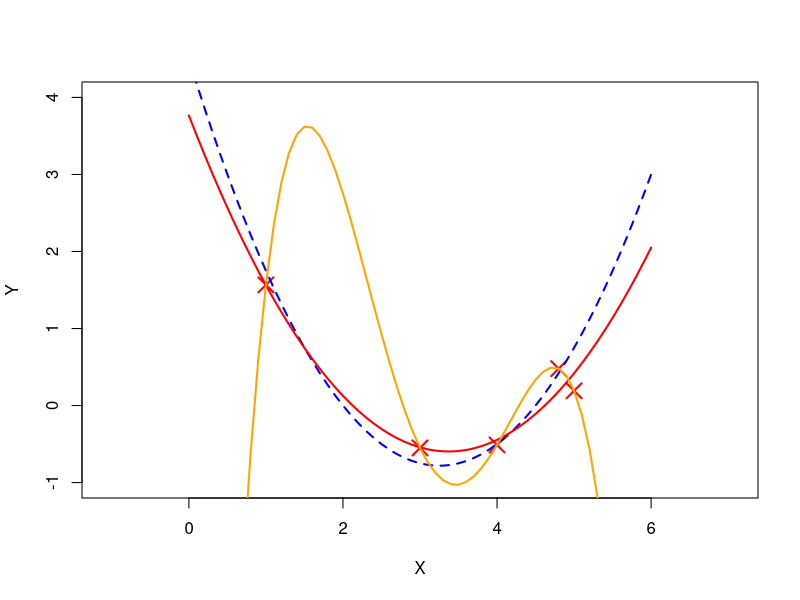
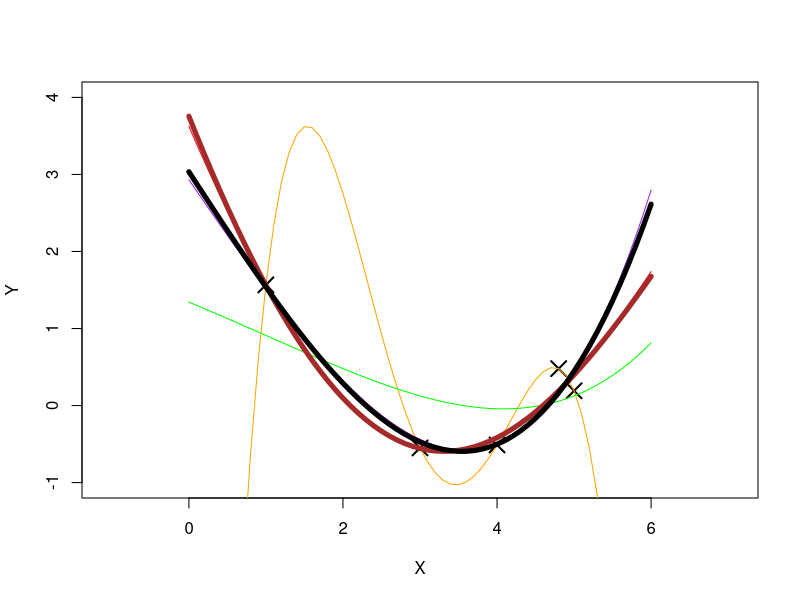

Recreate these plots in R, in order.
# about ridge regression
rm(list = ls())

set.seed(2016)
t <- seq(0,6,0.1)
x <- c(1,3,4,4.8,5)
f <- function(x){0.5*(x-2)*(x-4.5)}
y <- f(x) + rnorm(length(x),0,0.2)

plot(x,y,pch=4,col="red",cex=2,lwd=2,asp=1,xlab="X",ylab="Y",xlim=c(0.5,5.5),ylim=c(-1,4))

points(t,f(t),type="l",col="blue",lwd=2,lty=2)

m1 <- lm(y ~ x+I(x^2)); 
coef1 <- as.numeric(m1$coefficients)
f1 <- function(x){coef1[1]+coef1[2]*x+coef1[3]*x^2}
points(t,f1(t),type="l",col="red",lwd=2)

m2 <- lm(y ~ x+I(x^2)+I(x^3)+I(x^4))
coef2 <- as.numeric(m2$coefficients)
f2 <- function(x){coef2[1]+coef2[2]*x+coef2[3]*x^2+coef2[4]*x^3+coef2[5]*x^4}
points(t,f2(t),type="l",col="orange",lwd=2)

# Ridge regression

library(MASS)

data <- data.frame(cbind(y,x,x^2,x^3,x^4))

plot(x,y,pch=4,col="black",cex=2,lwd=2,asp=1,xlab="X",ylab="Y",xlim=c(0.5,5.5),ylim=c(-1,4))

(coef1 <- coef(lm.ridge(y~., data, lambda=0)))
f <- function(x,coef){coef[1]+coef[2]*x+coef[3]*x^2+coef[4]*x^3+coef[5]*x^4}

points(t,f(t,coef1),type="l",col="orange")

(coef2 <- coef(lm.ridge(y~., data, lambda=0.001)))
points(t,f(t,coef2),type="l",col="red")

(coef3 <- coef(lm.ridge(y~., data, lambda=0.01)))
points(t,f(t,coef3),type="l",col="purple")

(coef4 <- coef(lm.ridge(y~., data, lambda=1)))
points(t,f(t,coef4),type="l",col="green")

# cross validation
tuning_par <- c(0, 0.01, 0.1, 1)
res_mse <- numeric(4)
pre_y <- numeric(5)

for(i in 1:length(tuning_par)){
  for(j in 1:dim(data)[1]){
    temp_model <- lm.ridge(y~., data = data[-j, ], lambda = tuning_par[i])
    pre_y[j] <- sum(as.numeric(coef(temp_model))*c(1,as.numeric(data[j,-1])))
  }
  res_mse[i] <- mean((pre_y - data$y)^2)
}
res_mse

#-----------------------------------------------------------------------------------------------------#

library(glmnet)

X = as.matrix(data[,-1]) # input X in cv.glmnet must be matrix, but not data frame

tuning_par = c(0.000001, 0.00001, 0.0001, 0.001, 0.01, 0.1)
m <- cv.glmnet(x = X, y = y, lambda = tuning_par, nfolds = 5, alpha = 0, grouped = F, maxit = 500000)
m$lambda.min
coef(m, s = "lambda.min")

# Ridge
m = glmnet(x = X, y = y, lambda = m$lambda.min, alpha = 0, maxit = 500000)
coef(m)

m = glmnet(x = X, y = y, lambda = tuning_par, alpha = 0, maxit = 500000)
coef(m, s = 0.0001)

points(t,f(t, coef(m, s = 0.0001)),type="l",col="brown",lwd=5)

# LASSO
m <- cv.glmnet(x = X, y = y, lambda = tuning_par, nfolds = 5, alpha = 1, grouped = F, maxit = 500000)
coef(m, s = "lambda.min")
points(t,f(t, coef(m, s = "lambda.min")),type="l",col="black",lwd=5)

#-----------------------------------------------------------------------------------------------------#